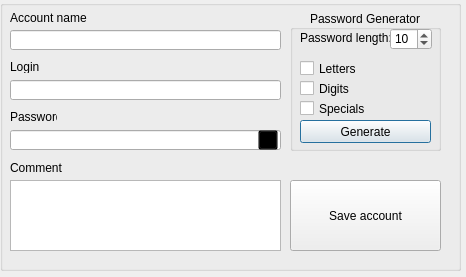
<?xml version="1.0" encoding="UTF-8"?>
<ui version="4.0">
 <class>accountform</class>
 <widget class="QDialog" name="accountform">
  <property name="geometry">
   <rect>
    <x>0</x>
    <y>0</y>
    <width>466</width>
    <height>277</height>
   </rect>
  </property>
  <property name="windowTitle">
   <string>New record</string>
  </property>
  <widget class="QGroupBox" name="accountForm">
   <property name="geometry">
    <rect>
     <x>0</x>
     <y>0</y>
     <width>461</width>
     <height>271</height>
    </rect>
   </property>
   <widget class="QLineEdit" name="field_password">
    <property name="geometry">
     <rect>
      <x>10</x>
      <y>130</y>
      <width>271</width>
      <height>20</height>
     </rect>
    </property>
    <property name="maxLength">
     <number>30</number>
    </property>
   </widget>
   <widget class="QGroupBox" name="group_password_generator">
    <property name="geometry">
     <rect>
      <x>290</x>
      <y>10</y>
      <width>151</width>
      <height>141</height>
     </rect>
    </property>
    <property name="title">
     <string>Password Generator</string>
    </property>
    <property name="alignment">
     <set>Qt::AlignCenter</set>
    </property>
    <widget class="QCheckBox" name="checkbox_specials">
     <property name="geometry">
      <rect>
       <x>10</x>
       <y>90</y>
       <width>70</width>
       <height>17</height>
      </rect>
     </property>
     <property name="text">
      <string>Specials</string>
     </property>
    </widget>
    <widget class="QCheckBox" name="checkbox_letters">
     <property name="geometry">
      <rect>
       <x>10</x>
       <y>50</y>
       <width>61</width>
       <height>17</height>
      </rect>
     </property>
     <property name="text">
      <string>Letters</string>
     </property>
    </widget>
    <widget class="QCheckBox" name="checkbox_digits">
     <property name="geometry">
      <rect>
       <x>10</x>
       <y>70</y>
       <width>51</width>
       <height>17</height>
      </rect>
     </property>
     <property name="text">
      <string>Digits</string>
     </property>
    </widget>
    <widget class="QPushButton" name="button_generate">
     <property name="geometry">
      <rect>
       <x>10</x>
       <y>110</y>
       <width>131</width>
       <height>23</height>
      </rect>
     </property>
     <property name="text">
      <string>Generate</string>
     </property>
    </widget>
    <widget class="QLabel" name="label_password_length">
     <property name="geometry">
      <rect>
       <x>10</x>
       <y>20</y>
       <width>91</width>
       <height>16</height>
      </rect>
     </property>
     <property name="text">
      <string>Password length:</string>
     </property>
    </widget>
    <widget class="QSpinBox" name="spin_password_length">
     <property name="geometry">
      <rect>
       <x>100</x>
       <y>18</y>
       <width>42</width>
       <height>22</height>
      </rect>
     </property>
     <property name="minimum">
      <number>4</number>
     </property>
     <property name="maximum">
      <number>30</number>
     </property>
     <property name="value">
      <number>10</number>
     </property>
    </widget>
   </widget>
   <widget class="QLineEdit" name="field_login">
    <property name="geometry">
     <rect>
      <x>10</x>
      <y>80</y>
      <width>271</width>
      <height>20</height>
     </rect>
    </property>
    <property name="maxLength">
     <number>30</number>
    </property>
   </widget>
   <widget class="QLabel" name="label_login">
    <property name="geometry">
     <rect>
      <x>10</x>
      <y>60</y>
      <width>47</width>
      <height>13</height>
     </rect>
    </property>
    <property name="text">
     <string>Login</string>
    </property>
   </widget>
   <widget class="QPushButton" name="button_save">
    <property name="geometry">
     <rect>
      <x>290</x>
      <y>180</y>
      <width>151</width>
      <height>71</height>
     </rect>
    </property>
    <property name="text">
     <string>Save account</string>
    </property>
   </widget>
   <widget class="QLabel" name="label_acount_name">
    <property name="geometry">
     <rect>
      <x>10</x>
      <y>10</y>
      <width>121</width>
      <height>16</height>
     </rect>
    </property>
    <property name="text">
     <string>Account name</string>
    </property>
   </widget>
   <widget class="QTextEdit" name="field_comment">
    <property name="geometry">
     <rect>
      <x>10</x>
      <y>180</y>
      <width>271</width>
      <height>71</height>
     </rect>
    </property>
   </widget>
   <widget class="QLabel" name="label_password">
    <property name="geometry">
     <rect>
      <x>10</x>
      <y>110</y>
      <width>47</width>
      <height>13</height>
     </rect>
    </property>
    <property name="text">
     <string>Password</string>
    </property>
   </widget>
   <widget class="QLabel" name="label_comment">
    <property name="geometry">
     <rect>
      <x>10</x>
      <y>160</y>
      <width>61</width>
      <height>16</height>
     </rect>
    </property>
    <property name="text">
     <string>Comment</string>
    </property>
   </widget>
   <widget class="QLineEdit" name="field_accountName">
    <property name="geometry">
     <rect>
      <x>10</x>
      <y>30</y>
      <width>271</width>
      <height>20</height>
     </rect>
    </property>
    <property name="maxLength">
     <number>50</number>
    </property>
   </widget>
   <widget class="QPushButton" name="button_showpassword">
    <property name="geometry">
     <rect>
      <x>258</x>
      <y>130</y>
      <width>20</width>
      <height>20</height>
     </rect>
    </property>
    <property name="styleSheet">
     <string notr="true">background-color: transparent;</string>
    </property>
    <property name="text">
     <string/>
    </property>
    <property name="icon">
     <iconset resource="resources.qrc">
      <normaloff>:/images/eye_closed.png</normaloff>
      <normalon>:/images/eye_opened.png</normalon>:/images/eye_closed.png</iconset>
    </property>
    <property name="iconSize">
     <size>
      <width>24</width>
      <height>24</height>
     </size>
    </property>
    <property name="checkable">
     <bool>true</bool>
    </property>
   </widget>
  </widget>
 </widget>
 <tabstops>
  <tabstop>field_accountName</tabstop>
  <tabstop>field_login</tabstop>
  <tabstop>field_password</tabstop>
  <tabstop>field_comment</tabstop>
  <tabstop>button_save</tabstop>
  <tabstop>button_showpassword</tabstop>
  <tabstop>checkbox_letters</tabstop>
  <tabstop>checkbox_digits</tabstop>
  <tabstop>checkbox_specials</tabstop>
  <tabstop>button_generate</tabstop>
  <tabstop>spin_password_length</tabstop>
 </tabstops>
 <resources>
  <include location="resources.qrc"/>
 </resources>
 <connections/>
</ui>
